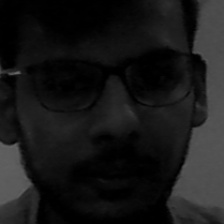
#> input picture khan/testing set/emad1.jpg, 224 x 224 px, given in place of the camera
$ python 'collecting dataset.py'
#> lines starting #> are read from the running program, lines starting #| are printed output that depends on the picture
#!/usr/bin/env python
# coding: utf-8

# In[ ]:


import cv2
import numpy as np

# Load HAAR face classifier
face_classifier = cv2.CascadeClassifier('haarcascade_frontalface_default.xml')

# Load functions
def face_extractor(img):
    # Function detects faces and returns the cropped face
    # If no face detected, it returns the input image

    gray = cv2.cvtColor(img,cv2.COLOR_BGR2GRAY)
    faces = face_classifier.detectMultiScale(gray, 1.3, 5)

    if faces is ():
        return None

    # Crop all faces found
    for (x,y,w,h) in faces:
        cropped_face = img[y:y+h, x:x+w]

    return cropped_face

# Initialize Webcam
cap = cv2.VideoCapture(0)
count = 0

# Collect 100 samples of your face from webcam input
while True:

    ret, frame = cap.read()
#> frame is the input picture: shape (224, 224, 3); min 0, max 104, mean 24
    if face_extractor(frame) is not None:
#> in face_extractor, `faces = face_classifier.detectMultiScale(gray, 1.3, 5)`: faces = [[16, 14, 196, 196]]
#> the loop in face_extractor, `for (x,y,w,h) in faces:` made 1 pass
#> pass 1, in face_extractor, `cropped_face = img[y:y+h, x:x+w]`:
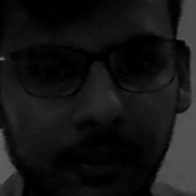
#> cropped_face: shape (196, 196, 3); min 0, max 101, mean 21
        count += 1
#> count = 1
        face = cv2.resize(face_extractor(frame), (224, 224))
#> the loop in face_extractor (call 2), `for (x,y,w,h) in faces:` made 1 pass
        face = cv2.cvtColor(face, cv2.COLOR_BGR2GRAY)
#> face: shape (224, 224)

        # Save file in specified directory with unique name
        file_name_path = 'C://Users//user//Desktop//khan//training set//Emad' + str(count) + '.jpg'
        cv2.imwrite(file_name_path, face)

        # Put count on images and display live count
        cv2.putText(face, str(count), (50, 50), cv2.FONT_HERSHEY_COMPLEX, 1, (0,255,0), 2)
#> face: shape (224, 224); min 0, max 99, mean 20.8
        cv2.imshow('Face Cropper', face)

    else:
        print("Face not found")
        pass

    if cv2.waitKey(1) == 13 or count == 100: #13 is the Enter Key
#> (key Esc is pressed here)
        break

cap.release()
cv2.destroyAllWindows()
print("Collecting Samples Complete")

$ run again, on khan/testing set/emad11.jpg
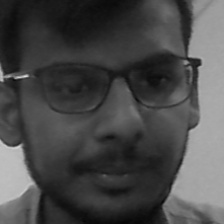
#> input picture khan/testing set/emad11.jpg, 224 x 224 px, given in place of the camera
#> frame is the input picture: shape (224, 224, 3); min 5, max 222, mean 73.1
#> faces = [[14, 11, 196, 196]]
#> the loop in face_extractor, `for (x,y,w,h) in faces:` made 1 pass
#> pass 1, in face_extractor, `cropped_face = img[y:y+h, x:x+w]`:
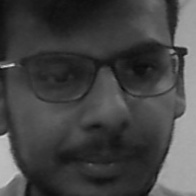
#> cropped_face: shape (196, 196, 3); min 10, max 222, mean 67.8
#> count = 1
#> the loop in face_extractor (call 2), `for (x,y,w,h) in faces:` made 1 pass
#> `cv2.putText(face, str(count), (50, 50), cv2.FONT_HERSHEY_COMPLEX, 1, (..`:
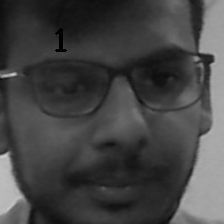
#> face: shape (224, 224); min 0, max 207, mean 67.6
